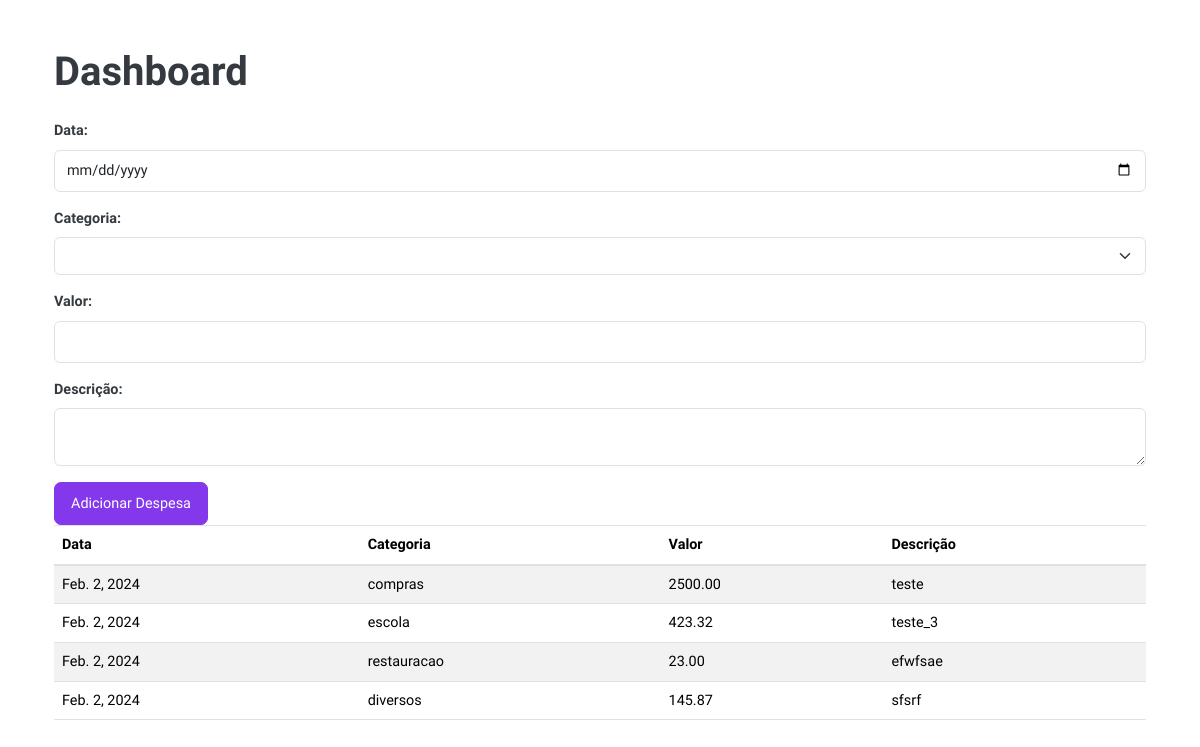
The app's page /dashboard/, older data.
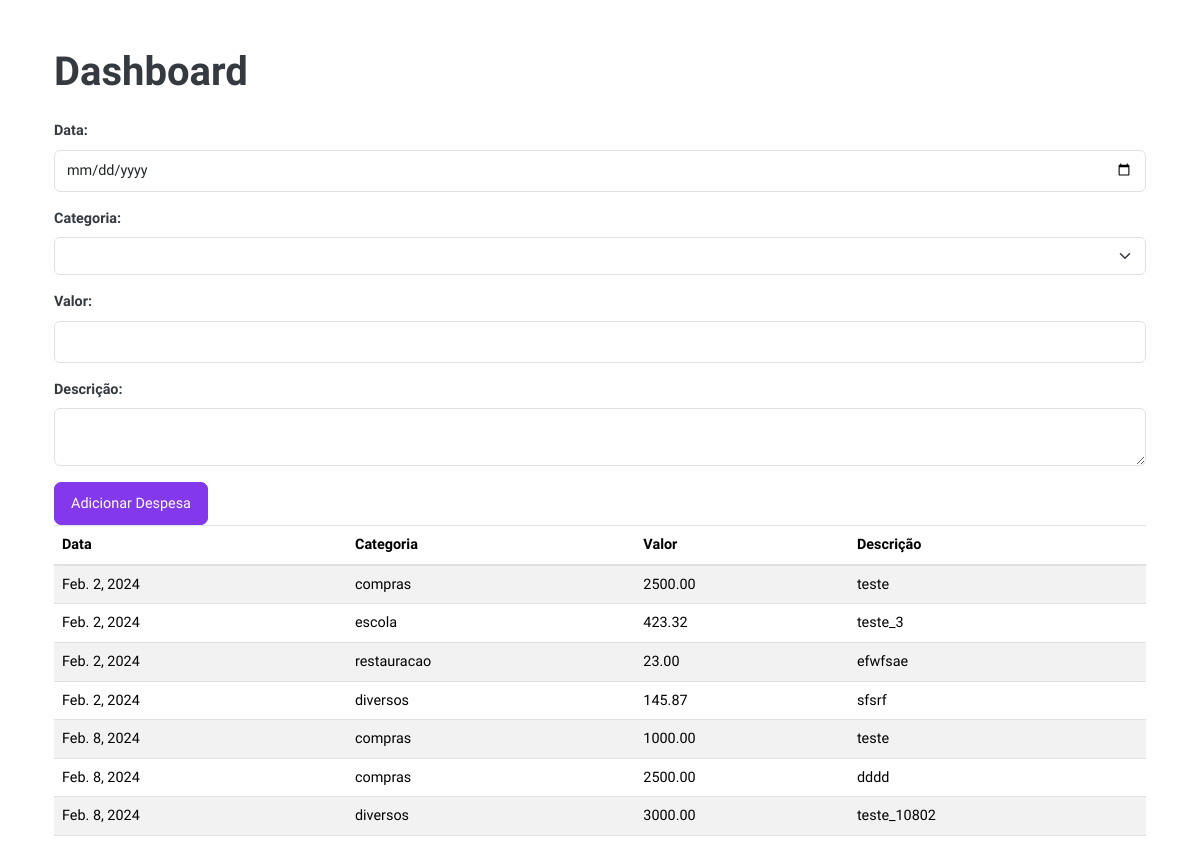
The same page, newer data.
### dashboard/models.py (models this page shows, shortened)
class Expense(models.Model):
    ALLOWED_CATEGORIES = [
        ('compras', 'Compras'),
        ('escola', 'Escola'),
        ('lazer', 'Lazer'),
        ('restauracao', 'Restauração'),
        ('diversos', 'Diversos'),
    ]
    date = models.DateField(auto_now_add=True)
    category = models.CharField(max_length=100, choices=ALLOWED_CATEGORIES)
    amount = models.DecimalField(max_digits=10, decimal_places=2)
    description = models.TextField()

### dashboard/views.py (the view)
# urls.py: path("dashboard/", include("dashboard.urls")), #dashboard
def dashboard(request):
    expenses = Expense.objects.all()
    return render(request, "dashboard/dashboard.html", {'expenses': expenses})

### dashboard/templates/dashboard/dashboard.html (shortened to what this page needs)
{% extends "base.html" %}
{% block page_content %}
<div class="container mt-5">
    <h1 class="mb-4">Dashboard</h1>
    <form method="post" action="{% url 'add_expense' %}">
        <div class="mb-3">
            <label for="date">Data:</label>
            <input type="date" id="date" name="date" class="form-control" required>
        </div>
        <div class="mb-3">
            <label for="category">Categoria:</label>
            <select id="category" name="category" class="form-select" required>
            </select>
        </div>
        <div class="mb-3">
            <label for="amount">Valor:</label>
            <input type="number" id="amount" name="amount" class="form-control" required>
        </div>
        <div class="mb-3">
            <label for="description">Descrição:</label>
            <textarea id="description" name="description" class="form-control" required></textarea>
        </div>
        <button type="submit" class="btn btn-primary">Adicionar Despesa</button>
    </form>
    <table class="table table-striped">
        <thead>
            <tr>
                <th>Data</th>
                <th>Categoria</th>
                <th>Valor</th>
                <th>Descrição</th>
            </tr>
        </thead>
        <tbody>
            {% for expense in expenses %}
            <tr>
                <td>{{ expense.date }}</td>
                <td>{{ expense.category }}</td>
                <td>{{ expense.amount }}</td>
                <td>{{ expense.description }}</td>
            </tr>
            {% endfor %}
        </tbody>
    </table>
</div>
{% endblock page_content %}

Row changes from the older to the newer data that the page shows:
added Expense: date "Feb. 8, 2024", category "compras", amount "1000.00", description "teste"
added Expense: date "Feb. 8, 2024", category "compras", amount "2500.00", description "dddd"
added Expense: date "Feb. 8, 2024", category "diversos", amount "3000.00", description "teste_10802"
